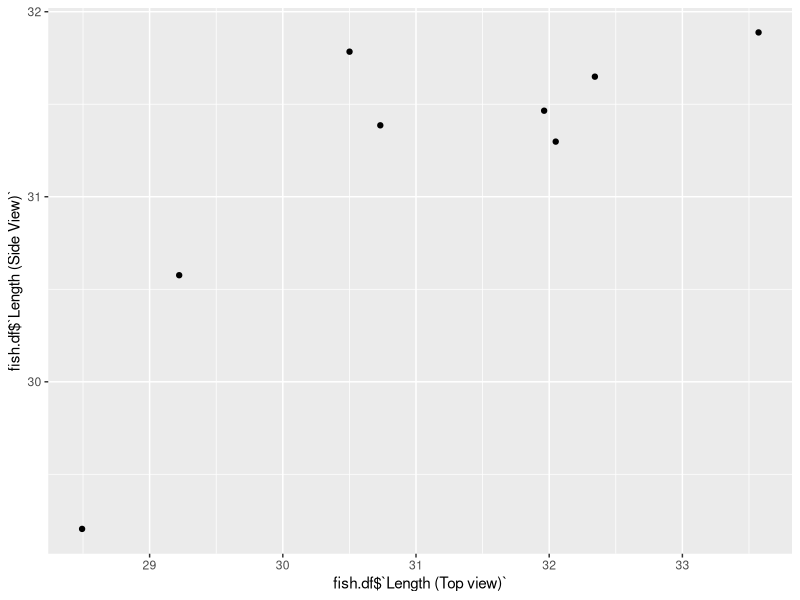
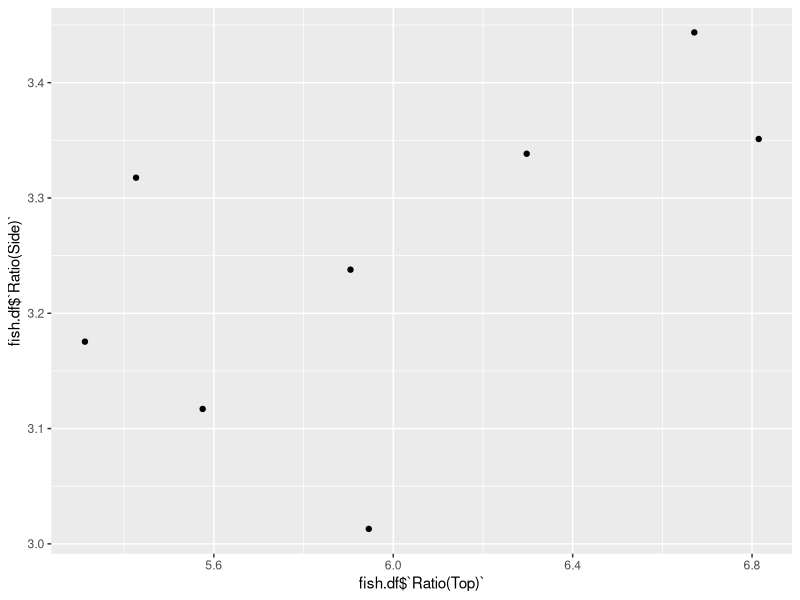

Write R code to recreate these figures, in order.
library(readr)
library(dplyr)
library(tidyverse)

fish <- read_csv("fish-1-8.csv")

#schema:
# 1. Top view Rotated rectangle
# 2. Top view area
# 3. Side view rotated rect
# 4. Side view area

top.rect.index = seq(1, nrow(fish), 4)
top.area.index = seq(2, nrow(fish), 4)
side.rect.index = seq(3, nrow(fish), 4)
side.area.index = seq(4, nrow(fish), 4)

top.length = fish[top.rect.index, ]%>% select(RRLength)
top.width = fish[top.rect.index, ]%>% select(RRWidth)
top.area = fish[top.area.index, ]%>% select(Area)
side.length = fish[side.rect.index, ]%>% select(RRLength)
side.width = fish[side.rect.index, ]%>% select(RRWidth)
side.area = fish[side.area.index, ]%>% select(Area)
top.ratio = top.length/top.width
side.ratio = side.length/side.width

fish.df = data.frame(top.length,  top.width, top.ratio, top.area, side.length, side.width, side.ratio, side.area)

colnames(fish.df) <- c("Length (Top view)", "Width (Top View)", "Ratio(Top)", "Area(Top View)", "Length (Side View)", "Width (Side View)", "Ratio(Side)", "Area(Side View")


qplot(fish.df$`Length (Top view)`, fish.df$`Length (Side View)`)

qplot(fish.df$`Ratio(Top)`, fish.df$`Ratio(Side)`)

cor(fish.df$`Length (Top view)`, fish.df$`Length (Side View)`)
